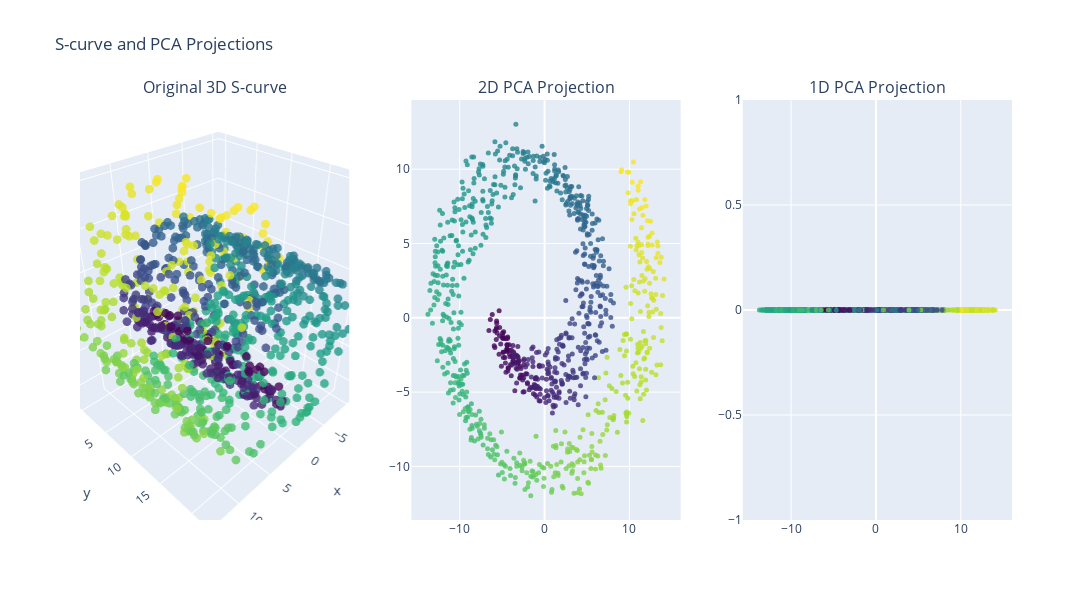

Notebook cell for this chart:
### Code cell
import numpy as np
import plotly.graph_objs as go
from plotly.subplots import make_subplots
from sklearn.decomposition import PCA

def generate_s_curve(n_samples=1000, noise=0.0, random_state=42):
    np.random.seed(random_state)
    t = 3 * np.pi / 2 * (1 + 2 * np.random.rand(n_samples))
    x = t * np.cos(t)
    y = 21 * np.random.rand(n_samples)
    z = t * np.sin(t)
    X = np.vstack((x, y, z)).T
    X += noise * np.random.randn(*X.shape)
    return X, t

# Generate the data
X, t = generate_s_curve(n_samples=1000, noise=0.5)

# Initialize PCA for 2D and 1D
pca_2d = PCA(n_components=2)
pca_1d = PCA(n_components=1)

# Fit and transform the data
X_pca_2d = pca_2d.fit_transform(X)
X_pca_1d = pca_1d.fit_transform(X)

# Create subplots: 1 row, 3 columns
fig = make_subplots(
    rows=1, cols=3,
    subplot_titles=("Original 3D S-curve", "2D PCA Projection", "1D PCA Projection"),
    specs=[[{"type": "scatter3d"}, {"type": "scatter"}, {"type": "scatter"}]]
)

# 1. Original 3D S-curve
trace1 = go.Scatter3d(
    x=X[:, 0], y=X[:, 1], z=X[:, 2],
    mode='markers',
    marker=dict(
        size=3,
        color=t,
        colorscale='Viridis',
        opacity=0.8
    )
)
fig.add_trace(trace1, row=1, col=1)

# 2. 2D PCA Projection
trace2 = go.Scatter(
    x=X_pca_2d[:, 0], y=X_pca_2d[:, 1],
    mode='markers',
    marker=dict(
        size=5,
        color=t,
        colorscale='Viridis',
        opacity=0.8
    )
)
fig.add_trace(trace2, row=1, col=2)

# 3. 1D PCA Projection
trace3 = go.Scatter(
    x=X_pca_1d[:, 0], y=np.zeros_like(X_pca_1d[:, 0]),
    mode='markers',
    marker=dict(
        size=5,
        color=t,
        colorscale='Viridis',
        opacity=0.8
    )
)
fig.add_trace(trace3, row=1, col=3)

# Update layout for better appearance
fig.update_layout(height=600, width=1800, showlegend=False, title_text="S-curve and PCA Projections")

# Show the figure
fig.show()

### Figure 1 — Plotly figure (JSON) as saved in the notebook; plotly's stock layout.template omitted (floating-point values rounded to 4 significant figures; data arrays with more than 128 entries replaced by an {"elided": "..."} marker saying what was removed)
{"data": [{"marker": {"color": {"elided": "1000 float values"}, "colorscale": [[0, "#440154"], [0.1111, "#482878"], [0.2222, "#3e4989"], [0.3333, "#31688e"], [0.4444, "#26828e"], [0.5556, "#1f9e89"], [0.6667, "#35b779"], [0.7778, "#6ece58"], [0.8889, "#b5de2b"], [1, "#fde725"]], "opacity": 0.8, "size": 3}, "mode": "markers", "scene": "scene", "type": "scatter3d", "x": {"elided": "1000 float values"}, "y": {"elided": "1000 float values"}, "z": {"elided": "1000 float values"}}, {"marker": {"color": {"elided": "1000 float values"}, "colorscale": [[0, "#440154"], [0.1111, "#482878"], [0.2222, "#3e4989"], [0.3333, "#31688e"], [0.4444, "#26828e"], [0.5556, "#1f9e89"], [0.6667, "#35b779"], [0.7778, "#6ece58"], [0.8889, "#b5de2b"], [1, "#fde725"]], "opacity": 0.8, "size": 5}, "mode": "markers", "type": "scatter", "x": {"elided": "1000 float values"}, "xaxis": "x", "y": {"elided": "1000 float values"}, "yaxis": "y"}, {"marker": {"color": {"elided": "1000 float values"}, "colorscale": [[0, "#440154"], [0.1111, "#482878"], [0.2222, "#3e4989"], [0.3333, "#31688e"], [0.4444, "#26828e"], [0.5556, "#1f9e89"], [0.6667, "#35b779"], [0.7778, "#6ece58"], [0.8889, "#b5de2b"], [1, "#fde725"]], "opacity": 0.8, "size": 5}, "mode": "markers", "type": "scatter", "x": {"elided": "1000 float values"}, "xaxis": "x2", "y": {"elided": "1000 int values"}, "yaxis": "y2"}], "layout": {"annotations": [{"font": {"size": 16}, "showarrow": false, "text": "Original 3D S-curve", "x": 0.1444, "xanchor": "center", "xref": "paper", "y": 1, "yanchor": "bottom", "yref": "paper"}, {"font": {"size": 16}, "showarrow": false, "text": "2D PCA Projection", "x": 0.5, "xanchor": "center", "xref": "paper", "y": 1, "yanchor": "bottom", "yref": "paper"}, {"font": {"size": 16}, "showarrow": false, "text": "1D PCA Projection", "x": 0.8556, "xanchor": "center", "xref": "paper", "y": 1, "yanchor": "bottom", "yref": "paper"}], "height": 600, "scene": {"domain": {"x": [0, 0.2889], "y": [0, 1]}}, "showlegend": false, "title": {"text": "S-curve and PCA Projections"}, "width": 1800, "xaxis": {"anchor": "y", "domain": [0.3556, 0.6444]}, "xaxis2": {"anchor": "y2", "domain": [0.7111, 1]}, "yaxis": {"anchor": "x", "domain": [0, 1]}, "yaxis2": {"anchor": "x2", "domain": [0, 1]}}}
